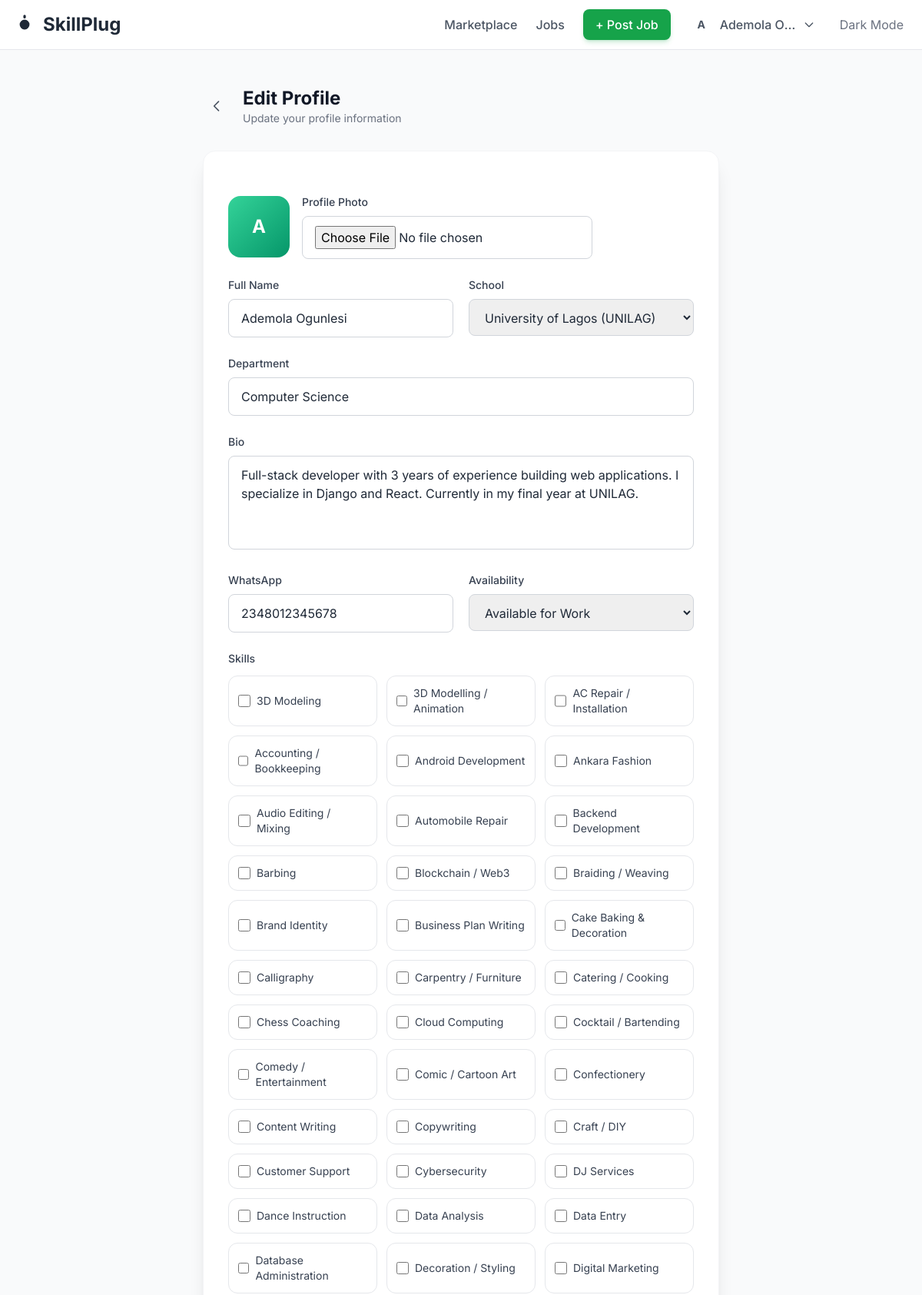
Page /accounts/profile/edit/ (signed in, upper part) on the committed database.
### apps/accounts/models.py (models this page shows, shortened)
class User(AbstractUser):
    ACCOUNT_TYPE_CHOICES = [
        ("student", "Student Freelancer"),
        ("client", "Client"),
        ("both", "Both"),
    ]
    AVAILABILITY_CHOICES = [
        ("available", "Available for Work"),
        ("busy", "Currently Busy"),
        ("not_available", "Not Available"),
    ]
    NIGERIAN_UNIVERSITIES = [
        ("unilag", "University of Lagos (UNILAG)"),
        ("ui", "University of Ibadan (UI)"),
        ("oau", "Obafemi Awolowo University (OAU)"),
        ("uniben", "University of Benin (UNIBEN)"),
        ("abu", "Ahmadu Bello University (ABU)"),
        ("unn", "University of Nigeria, Nsukka (UNN)"),
        ("lautech", "Ladoke Akintola University (LAUTECH)"),
        ("covenant", "Covenant University"),
        ("babcock", "Babcock University"),
        ("futa", "Federal University of Technology, Akure (FUTA)"),
        ("futo", "Federal University of Technology, Owerri (FUTO)"),
        ("lasu", "Lagos State University (LASU)"),
        ("eksu", "Ekiti State University (EKSU)"),
        ("other", "Other Institution"),
    ]
    email = models.EmailField(unique=True)
    full_name = models.CharField(max_length=200, blank=True)
    account_type = models.CharField(
        max_length=10,
        choices=ACCOUNT_TYPE_CHOICES,
        default="student",
    )
    school = models.CharField(
        max_length=50,
        choices=NIGERIAN_UNIVERSITIES,
        blank=True,
    )
    department = models.CharField(max_length=200, blank=True)
    bio = models.TextField(
        max_length=1000,
        blank=True,
        help_text="Tell clients about yourself, your skills and experience",
    )
    whatsapp = models.CharField(
        max_length=20,
        blank=True,
        help_text="WhatsApp number with country code (e.g., 2348012345678)",
    )
    skills = models.ManyToManyField(Skill, blank=True, related_name="users")
    profile_image = models.ImageField(
        upload_to="profiles/",
        blank=True,
        null=True,
        help_text="Upload a professional photo",
    )
    availability_status = models.CharField(
        max_length=15,
        choices=AVAILABILITY_CHOICES,
        default="available",
    )
    verified = models.BooleanField(default=False)
    verification_doc = models.ImageField(
        upload_to="verification/",
        blank=True,
        null=True,
        help_text="Upload student ID card for verification",
    )
    verification_date = models.DateTimeField(blank=True, null=True)
    profile_complete = models.BooleanField(default=False)
    date_joined = models.DateTimeField(auto_now_add=True)
    updated_at = models.DateTimeField(auto_now=True)
    saved_freelancers = models.ManyToManyField(
        "self",
        symmetrical=False,
        blank=True,
        related_name="saved_by",
    )
    dark_mode = models.BooleanField(default=False)
    USERNAME_FIELD = "email"
    REQUIRED_FIELDS = ["username"]
    class Meta:
        ordering = ["-date_joined"]
        verbose_name = "User"
        verbose_name_plural = "Users"
    @property
    def display_name(self):
        return self.full_name or self.username or self.email.split("@")[0]

class Skill(models.Model):
    name = models.CharField(max_length=100, unique=True)
    description = models.TextField(blank=True)
    icon = models.CharField(max_length=50, blank=True, help_text="Emoji or icon class")
    is_active = models.BooleanField(default=True)
    created_at = models.DateTimeField(auto_now_add=True)
    class Meta:
        ordering = ["name"]
        verbose_name = "Skill"
        verbose_name_plural = "Skills"

### apps/accounts/views.py (the view, shortened to what this page needs)
# urls.py: path("profile/edit/", views.ProfileUpdateView.as_view(), name="profile_edit"),
class ProfileUpdateView(UpdateView):
    model = User
    form_class = ProfileUpdateForm
    template_name = "accounts/profile_edit.html"
    success_url = reverse_lazy("dashboard")
    def get_object(self, queryset=None):
        return self.request.user
    def get_context_data(self, **kwargs):
        context = super().get_context_data(**kwargs)
        context["title"] = "Edit Profile"
        return context

### apps/marketplace/context_processors.py (called while the page is built)
def marketplace_stats(request):
    return {
        "total_freelancers": User.objects.filter(profile_complete=True).count(),
        "total_verified": User.objects.filter(profile_complete=True, verified=True).count(),
        "popular_skills": Skill.objects.filter(is_active=True)[:8],
    }

### templates/accounts/profile_edit.html (shortened to what this page needs)
{% extends 'base.html' %}
{% block content %}
<section class="min-h-screen py-12 px-4 bg-gray-50 dark:bg-gray-900">
    <div class="max-w-2xl mx-auto">
        <div class="flex items-center mb-8">
            <a href="{% url 'dashboard' %}" class="mr-4 p-2 rounded-lg hover:bg-gray-200 dark:hover:bg-gray-700 transition-colors">
                <svg class="w-5 h-5 text-gray-600 dark:text-gray-400" fill="none" stroke="currentColor" viewBox="0 0 24 24">
                    <path stroke-linecap="round" stroke-linejoin="round" stroke-width="2" d="M15 19l-7-7 7-7"/>
                </svg>
            </a>
            <div>
                <h1 class="text-2xl font-bold text-gray-900 dark:text-white">Edit Profile</h1>
                <p class="text-sm text-gray-500 dark:text-gray-400">Update your profile information</p>
            </div>
        </div>
        <div class="bg-white dark:bg-gray-800 rounded-2xl shadow-xl border border-gray-100 dark:border-gray-700 p-6 md:p-8">
            <form method="post" enctype="multipart/form-data" class="space-y-6">
                <div class="flex items-center gap-4">
                    {% if user.profile_image %}
                        <img src="{{ user.profile_image.url }}" alt="{{ user.display_name }}" class="w-20 h-20 rounded-2xl object-cover">
                    {% else %}
                        <div class="w-20 h-20 rounded-2xl bg-gradient-to-br from-primary-400 to-primary-600 flex items-center justify-center text-white text-2xl font-bold">
                            {{ user.display_name|first|upper }}
                        </div>
                    {% endif %}
                    <div>
                        <label class="block text-sm font-medium text-gray-700 dark:text-gray-300 mb-2">Profile Photo</label>
                        {{ form.profile_image }}
                    </div>
                </div>
                <div class="grid grid-cols-1 sm:grid-cols-2 gap-5">
                    <div>
                        <label class="block text-sm font-medium text-gray-700 dark:text-gray-300 mb-2">Full Name</label>
                        {{ form.full_name }}
                    </div>
                    <div>
                        <label class="block text-sm font-medium text-gray-700 dark:text-gray-300 mb-2">School</label>
                        {{ form.school }}
                    </div>
                </div>
                <div>
                    <label class="block text-sm font-medium text-gray-700 dark:text-gray-300 mb-2">Department</label>
                    {{ form.department }}
                </div>
                <div>
                    <label class="block text-sm font-medium text-gray-700 dark:text-gray-300 mb-2">Bio</label>
                    {{ form.bio }}
                </div>
                <div class="grid grid-cols-1 sm:grid-cols-2 gap-5">
                    <div>
                        <label class="block text-sm font-medium text-gray-700 dark:text-gray-300 mb-2">WhatsApp</label>
                        {{ form.whatsapp }}
                    </div>
                    <div>
                        <label class="block text-sm font-medium text-gray-700 dark:text-gray-300 mb-2">Availability</label>
                        {{ form.availability_status }}
                    </div>
                </div>
                <div>
                    <label class="block text-sm font-medium text-gray-700 dark:text-gray-300 mb-3">Skills</label>
                    <div class="grid grid-cols-2 sm:grid-cols-3 gap-3">
                        {% for skill in form.skills.field.queryset %}
                            <label class="flex items-center p-3 rounded-xl border border-gray-200 dark:border-gray-700 hover:border-primary-300 cursor-pointer transition-colors">
                                <input type="checkbox" name="skills" value="{{ skill.id }}" {% if skill in user.skills.all %}checked{% endif %} class="w-4 h-4 text-primary-600 border-gray-300 rounded focus:ring-primary-500">
                                <span class="ml-2 text-sm text-gray-700 dark:text-gray-300">{{ skill.name }}</span>
                            </label>
                        {% endfor %}
                    </div>
                </div>
            </form>
        </div>
    </div>
</section>
{% endblock %}

### templates/partials/navbar.html (shortened to what this page needs)
{% load static %}
<nav class="fixed top-0 w-full bg-white/90 dark:bg-slate-900/90 backdrop-blur border-b border-gray-200 dark:border-gray-800 z-50">
    <div class="max-w-7xl mx-auto px-4 h-16 flex items-center justify-between">
        <a href="{% url 'home' %}" class="text-2xl font-bold text-ng-600 dark:text-emerald-400 flex items-center gap-2">
            <svg class="w-8 h-8" fill="currentColor" viewBox="0 0 20 20"><path d="M10 2a1 1 0 011 1v1a1 1 0 11-2 0V3a1 1 0 011-1zm4 8a4 4 0 11-8 0 4 4 0 018 0zm-4-2a.5.5 0 110-1 .5.5 0 010 1z"/></svg>
            SkillPlug
        </a>
        <div class="hidden md:flex items-center gap-6">
            <a href="{% url 'freelancer_list' %}" class="text-gray-600 hover:text-ng-600 font-medium transition">Marketplace</a>
            <a href="{% url 'job_list' %}" class="text-gray-600 hover:text-ng-600 font-medium transition">Jobs</a>
            {% if user.is_authenticated %}
                <a href="{% url 'job_post' %}" class="px-4 py-2 bg-green-600 text-white rounded-lg font-medium hover:bg-green-700 shadow-md shadow-green-600/20 transition transform hover:-translate-y-0.5">+ Post Job</a>
                <div class="relative" id="profile-dropdown-wrap">
                    <button onclick="toggleProfileDropdown()" class="flex items-center gap-2 text-gray-600 hover:text-ng-600 font-medium focus:outline-none">
                        {% if user.profile_image %}
                            <img src="{{ user.profile_image.url }}" class="w-8 h-8 rounded-full object-cover border border-gray-200">
                        {% else %}
                            <div class="w-8 h-8 rounded-full bg-ng-100 flex items-center justify-center text-sm font-bold text-ng-600">{{ user.full_name|slice:":1"|upper|default:user.username|slice:":1"|upper }}</div>
                        {% endif %}
                        <span class="max-w-[100px] truncate">{{ user.full_name|default:user.username }}</span>
                        <svg class="w-4 h-4" fill="none" stroke="currentColor" viewBox="0 0 24 24"><path stroke-linecap="round" stroke-linejoin="round" stroke-width="2" d="M19 9l-7 7-7-7"/></svg>
                    </button>
                </div>
            {% else %}
                <a href="{% url 'account_login' %}" class="text-gray-600 hover:text-ng-600 font-medium">Login</a>
                <a href="{% url 'account_signup' %}" class="px-4 py-2 bg-ng-600 text-green rounded-lg font-medium hover:bg-ng-700 shadow-md shadow-green-600/20 transition">Get Started</a>
            {% endif %}
            <button onclick="toggleDarkMode()" class="p-2 rounded-full hover:bg-gray-100 dark:hover:bg-gray-800 text-gray-500 transition">Dark Mode</button>
        </div>
    </div>
</nav>

### templates/base.html (style rules this page uses)
* { font-family: 'Inter', system-ui, sans-serif; }
input, textarea, select { color-scheme: light; }

### rows in the picture
User: full_name "A", full_name "Ademola O…", display_name|first "A", full_name "Ademola Ogunlesi", school "University of Lagos (UNILAG)", department "Computer Science", bio "Full-stack developer with 3 years of experience building web applications. I specialize in Django and React. Currently in my final year at UNILAG.", whatsapp "2348012345678", availability_status "Available for Work"
Skill: name "3D Modeling"
Skill: name "3D Modelling / Animation"
Skill: name "AC Repair / Installation"
Skill: name "Accounting / Bookkeeping"
Skill: name "Android Development"
Skill: name "Ankara Fashion"
Skill: name "Audio Editing / Mixing"
Skill: name "Automobile Repair"
Skill: name "Backend Development"
Skill: name "Barbing"
Skill: name "Blockchain / Web3"
Skill: name "Braiding / Weaving"
Skill: name "Brand Identity"
Skill: name "Business Plan Writing"
Skill: name "Cake Baking & Decoration"
Skill: name "Calligraphy"
Skill: name "Carpentry / Furniture"
Skill: name "Catering / Cooking"
Skill: name "Chess Coaching"
Skill: name "Cloud Computing"
Skill: name "Cocktail / Bartending"
Skill: name "Comedy / Entertainment"
Skill: name "Comic / Cartoon Art"
Skill: name "Confectionery"
Skill: name "Content Writing"
Skill: name "Copywriting"
Skill: name "Craft / DIY"
Skill: name "Customer Support"
Skill: name "Cybersecurity"
Skill: name "DJ Services"
Skill: name "Dance Instruction"
Skill: name "Data Analysis"
Skill: name "Data Entry"
Skill: name "Database Administration"
Skill: name "Decoration / Styling"
Skill: name "Digital Marketing"
